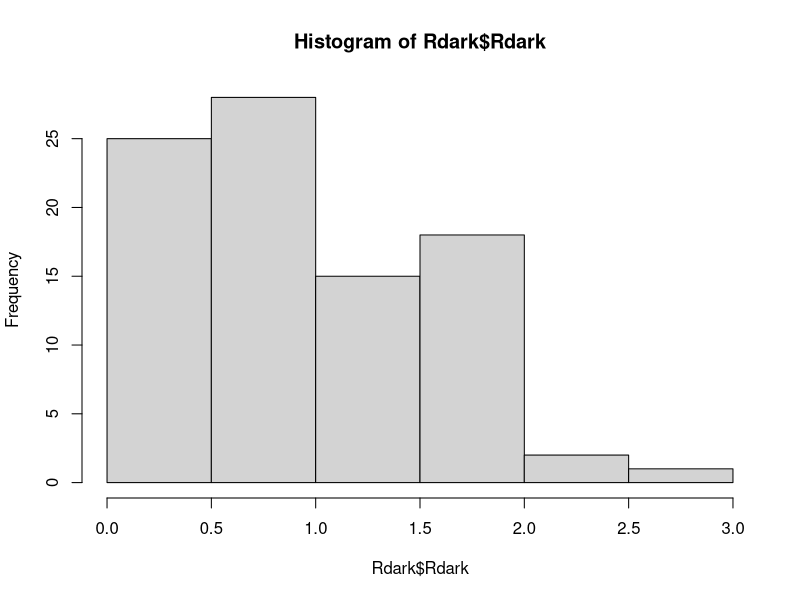
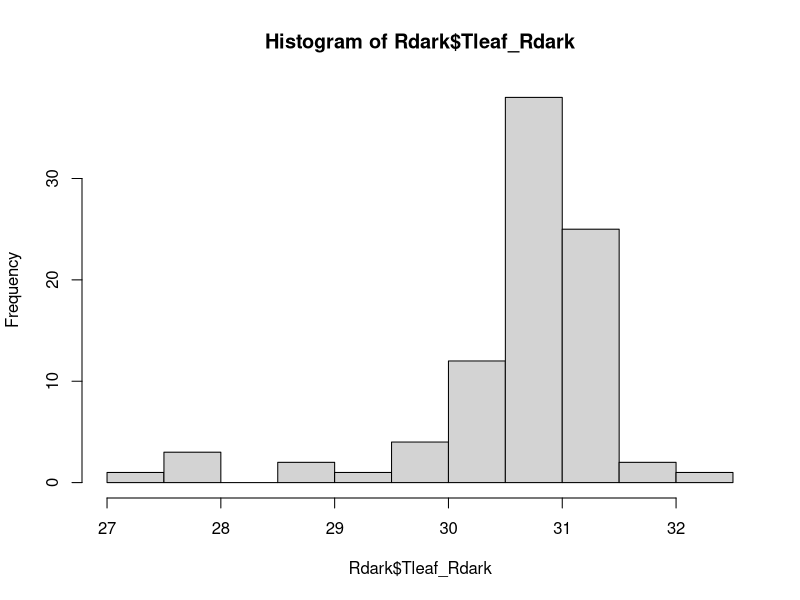

Here is the R script that generated these plots, in order:
## This code is used to import and transform dark respiration data. This is an optional step of the process.
## It is used to import Rdark data and transform it in a standard format

# Load the 'here' package to easily reference files and folders path, which is robust and independent on your platform (Linux, Windows..)
library(here)

# Find the path of the top relative directory
path=here()

# Set the working directory to the 'Lamour_et_al_2021' folder where the data is located
setwd(file.path(path,'/Datasets/Lamour_et_al_2021'))

# Importing the author's Rdark data
data_Rdark=read.csv("PA-SLZ_2020_darkAdaptedRdark_data.csv")

# Averaging the one minute data per SampleID
Rdark=-tapply(X = data_Rdark$A,INDEX = data_Rdark$SampleID,FUN = mean,na.rm=TRUE)
Tleaf_Rdark=tapply(X=data_Rdark$Tleaf,INDEX = data_Rdark$SampleID,FUN = mean,na.rm=TRUE)

# Creating a Rdark dataframe
Rdark=data.frame(SampleID=names(Rdark),Rdark=Rdark,Tleaf_Rdark=Tleaf_Rdark)

# Checking data quality
hist(Rdark$Rdark) # No negative values
hist(Rdark$Tleaf_Rdark)


# Saving Rdark data
save(Rdark,file="Rdark_data.Rdata")
